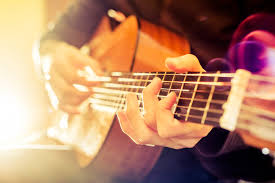
#> input picture Image/Image3.jpeg, 275 x 183 px
$ python 6.contourDetection.py
#> lines starting #> are read from the running program, lines starting #| are printed output that depends on the picture; after the words box and inside, x2 and y2 are one past the last pixel; in counts of white or black regions, pixels touching at a corner belong together
import cv2
import numpy as np

img=cv2.imread("./Image/Image3.jpeg")
#> img is the input picture: shape (183, 275, 3); mean B, G, R 105.2, 132.7, 177.8
cv2.imshow("Original",img)

blank=np.zeros(img.shape,dtype='uint8')
cv2.imshow('Blank',blank)

grey=cv2.cvtColor(img,cv2.COLOR_BGR2GRAY)
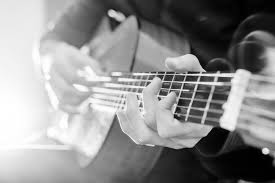
#> grey: shape (183, 275); min 0, max 255, mean 143.1
cv2.imshow("Grey",grey)

# [7 lines of commented-out code are left out]

ret,thresh=cv2.threshold(grey,125,125,cv2.THRESH_BINARY)
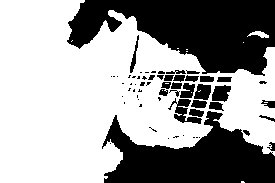
#> thresh: shape (183, 275); values 0 (black) and 125 (white), 61.7% white; 61 black regions (34 under 20 px)
cv2.imshow('Threshold',thresh)

contours,hierarchy=cv2.findContours(thresh,cv2.RETR_LIST,cv2.CHAIN_APPROX_SIMPLE)
#> contours = 82 contours, 53 with area under 20; largest, box (x1, y1, x2, y2) and area: (0, 0, 275, 183) 32486, (173, 98, 203, 125) 378, (211, 84, 232, 103) 270, (193, 83, 212, 101) 240, (179, 82, 196, 99) 190
print(f'{len(contours)} contours found!')
#| 82 contours found!

cv2.drawContours(blank,contours,-1,(200,200,200),1)
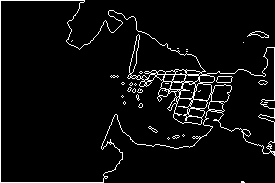
#> blank: shape (183, 275, 3); values 0 (black) and 200 (white), 5% white in thin lines or dots
cv2.imshow('countour',blank)

cv2.waitKey(0)

$ run again, with Image/Image1.jpeg copied over Image/Image3.jpeg
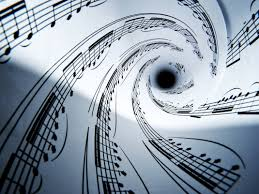
#> input picture Image/Image1.jpeg, 259 x 194 px
#> img is the input picture: shape (194, 259, 3); mean B, G, R 170.3, 157.6, 145.6
#> `ret,thresh=cv2.threshold(grey,125,125,cv2.THRESH_BINARY)`:
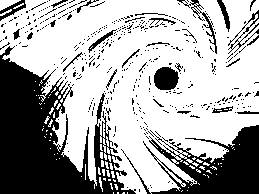
#> thresh: shape (194, 259); values 0 (black) and 125 (white), 66.3% white; 408 black regions (379 under 20 px)
#> contours = 919 contours, 891 with area under 20; largest, box (x1, y1, x2, y2) and area: (0, 0, 259, 194) 34377, (153, 66, 180, 91) 500, (201, 11, 218, 55) 168, (87, 29, 117, 54) 152, (95, 92, 106, 125) 130
#| 919 contours found!
#> `cv2.drawContours(blank,contours,-1,(200,200,200),1)`:
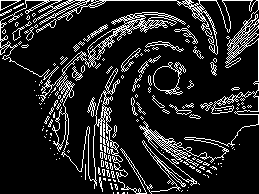
#> blank: shape (194, 259, 3); values 0 (black) and 200 (white), 14.1% white in thin lines or dots
